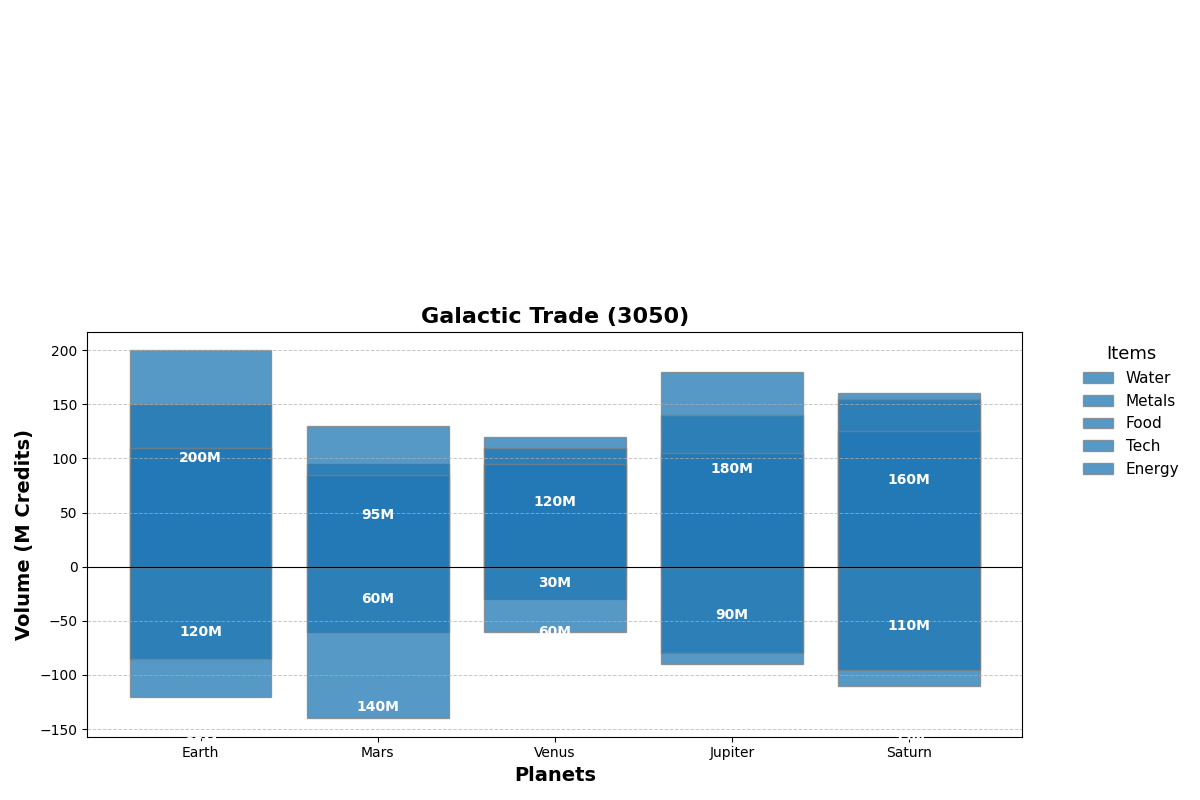

This chart was generated by the following Python code:
import matplotlib.pyplot as plt
import numpy as np

planets = ['Earth', 'Mars', 'Venus', 'Jupiter', 'Saturn']
commodities = ['Water', 'Metals', 'Food', 'Tech', 'Energy']

trade_volumes = {
    'Water': [120, 60, 30, 90, 110],
    'Metals': [85, 140, 60, 80, 95],
    'Food': [200, 95, 120, 180, 160],
    'Tech': [150, 130, 110, 140, 155],
    'Energy': [110, 85, 95, 105, 125],
}

single_color = '#1f77b4'  # Consistent single color for all commodities

fig, ax = plt.subplots(figsize=(12, 8))
bar_positions = np.arange(len(planets))

left_commodities = ['Water', 'Metals']
right_commodities = ['Food', 'Tech', 'Energy']

for commodity in left_commodities:
    ax.bar(bar_positions, -np.array(trade_volumes[commodity]), color=single_color, edgecolor='grey', label=commodity, alpha=0.75)

for commodity in right_commodities:
    ax.bar(bar_positions, trade_volumes[commodity], color=single_color, edgecolor='grey', label=commodity, alpha=0.75)

for i, planet in enumerate(planets):
    cumulative_value_left = 0
    for commodity in left_commodities:
        val = -trade_volumes[commodity][i]
        if abs(val) > 15:
            ax.text(i, cumulative_value_left + val/2, f'{-val}M', ha='center', va='center', color='white', weight='bold', fontsize=10)
        cumulative_value_left += val

    cumulative_value_right = 0
    for commodity in right_commodities:
        val = trade_volumes[commodity][i]
        if val > 15:
            ax.text(i, cumulative_value_right + val/2, f'{val}M', ha='center', va='center', color='white', weight='bold', fontsize=10)
        cumulative_value_right += val

ax.axhline(0, color='black',linewidth=0.8)
ax.yaxis.grid(True, linestyle='--', linewidth=0.7, alpha=0.7)
ax.set_xticks(bar_positions)
ax.set_xticklabels(planets)
ax.set_xlabel("Planets", fontsize=14, fontweight='bold')
ax.set_ylabel("Volume (M Credits)", fontsize=14, fontweight='bold')
ax.set_title("Galactic Trade (3050)", fontsize=16, fontweight='heavy')
ax.legend(title="Items", bbox_to_anchor=(1.05, 1), loc='upper left', fontsize=11, title_fontsize='13', frameon=False)

plt.tight_layout()
plt.show()
